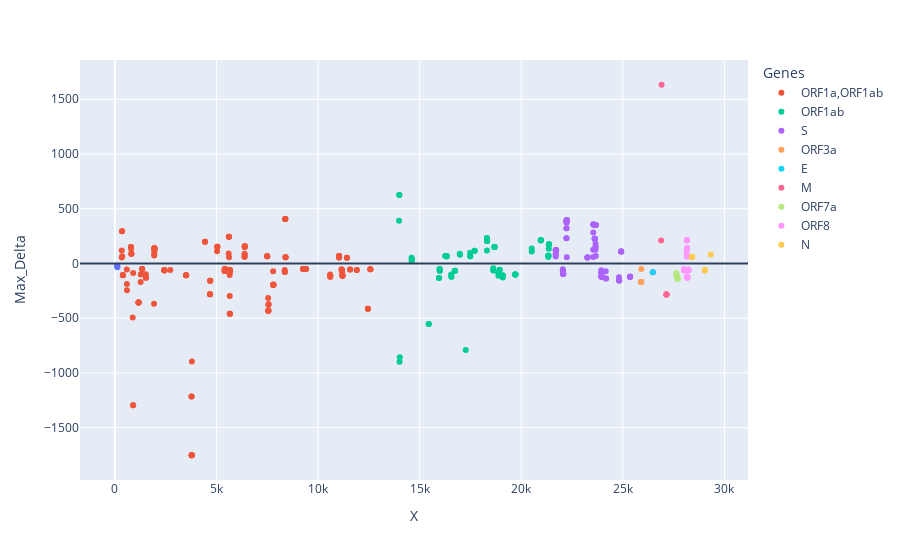

This figure's notebook cell:
### Code cell
# Plot mutations effects annotated by genes
# for _, row in gene_annotations_df.iterrows():
#     fig.add_trace(
#         go.Scatter(
#             x=[row.thickStart, row.thickEnd],
#             y=[MAX_Y_VALUE*y, MAX_Y_VALUE*y],
#             name=row['name'],
#             fill='tozeroy',
#             opacity=0.01
#         )
    
fig = px.scatter(
    s1_sign_changes_df[s1_sign_changes_df['Max_Delta'].abs()<5000],
#     s1_sign_changes_df[s1_sign_changes_df['Max_Delta'] > -100000],
    x='X', y='Max_Delta', color='Genes')
# fig.write_html("significant_zscore_mutations.html")
fig.add_hline(y=0)

fig.show()

### Figure 1 — Plotly figure (JSON) as saved in the notebook; plotly's stock layout.template omitted (floating-point values rounded to 4 significant figures; data arrays with more than 128 entries replaced by an {"elided": "..."} marker saying what was removed)
{"data": [{"hovertemplate": "Genes=<br>X=%{x}<br>Max_Delta=%{y}<extra></extra>", "legendgroup": "", "marker": {"color": "#636efa", "symbol": "circle"}, "mode": "markers", "name": "", "orientation": "v", "showlegend": false, "type": "scatter", "x": [110, 119, 120, 26477], "xaxis": "x", "y": [-21.29, -33.2, -33.2, -80.89], "yaxis": "y"}, {"hovertemplate": "Genes=ORF1a,ORF1ab<br>X=%{x}<br>Max_Delta=%{y}<extra></extra>", "legendgroup": "ORF1a,ORF1ab", "marker": {"color": "#EF553B", "symbol": "circle"}, "mode": "markers", "name": "ORF1a,ORF1ab", "orientation": "v", "showlegend": true, "type": "scatter", "x": {"elided": "171 int values"}, "xaxis": "x", "y": {"elided": "171 float values"}, "yaxis": "y"}, {"hovertemplate": "Genes=ORF1ab<br>X=%{x}<br>Max_Delta=%{y}<extra></extra>", "legendgroup": "ORF1ab", "marker": {"color": "#00cc96", "symbol": "circle"}, "mode": "markers", "name": "ORF1ab", "orientation": "v", "showlegend": true, "type": "scatter", "x": [13983, 13995, 13998, 14010, 14023, 14601, 14604, 14613, 14616, 15441, 15450, 15948, 15957, 15981, 15982, 15987, 15990, 16251, 16320, 16323, 16326, 16327, 16329, 16551, 16560, 16563, 16722, 16731, 16737, 16971, 16983, 17265, 17484, 17487, 17490, 17706, 17709, 18309, 18310, 18312, 18315, 18318, 18324, 18622, 18624, 18630, 18681, 18682, 18684, 18687, 18864, 18876, 18936, 18942, 19083, 19092, 19098, 19704, 19705, 19706, 19707, 19710, 20514, 20517, 20958, 20961, 20964, 20967, 21330, 21333, 21334, 21335, 21336, 21355, 21356, 21366, 21369], "xaxis": "x", "y": [389.4, 625.8, 625.8, -898.7, -858.1, 51.42, 19.42, 36.13, 36.13, -552.8, -552.8, -132.9, -132.9, -50.64, -50.64, -67.77, -67.77, 67.0, 64.91, 64.91, 64.91, 64.91, 64.91, -102.1, -121.2, -121.2, -66.47, -68.15, -66.28, 88.73, 79.72, -790.9, 96.92, 65.74, 65.74, 116.2, 116.8, 232.7, 118.6, 228.3, 204.9, 204.9, 204.9, -44.04, -62.16, -65.12, 151.1, 151.1, 151.1, 151.1, -85.44, -111.9, -58.72, -58.72, -108.7, -127.8, -110.1, -101.8, -101.8, -101.8, -101.8, -101.8, 135.6, 109.5, 210.9, 210.9, 210.9, 210.9, 58.2, 71.37, 71.37, 71.37, 71.37, 133.7, 172.0, 174.3, 174.3], "yaxis": "y"}, {"hovertemplate": "Genes=S<br>X=%{x}<br>Max_Delta=%{y}<extra></extra>", "legendgroup": "S", "marker": {"color": "#ab63fa", "symbol": "circle"}, "mode": "markers", "name": "S", "orientation": "v", "showlegend": true, "type": "scatter", "x": [21694, 21695, 21696, 21697, 21698, 21702, 21704, 21705, 21707, 21708, 21709, 21711, 21714, 22046, 22049, 22050, 22051, 22052, 22053, 22054, 22055, 22056, 22057, 22058, 22059, 22060, 22061, 22062, 22066, 22068, 22224, 22225, 22226, 22227, 22228, 22229, 22230, 22232, 22233, 22234, 22235, 22241, 22242, 23252, 23255, 23258, 23264, 23537, 23540, 23543, 23546, 23548, 23549, 23612, 23615, 23618, 23621, 23624, 23653, 23655, 23656, 23657, 23658, 23659, 23660, 23661, 23662, 23670, 23939, 23940, 23941, 23942, 23948, 23950, 23951, 23957, 24158, 24170, 24173, 24810, 24813, 24819, 24822, 24915, 24916, 24917, 24918, 25353, 25354, 25355, 25356, 25359], "xaxis": "x", "y": [62.76, 86.77, 86.77, 119.4, 119.4, 120.4, 120.4, 120.4, 120.4, 120.4, 120.4, 120.4, 120.4, -52.35, -67.23, -67.23, -73.79, -73.79, -94.36, -94.36, -94.36, -94.36, -94.36, -94.36, -94.36, -94.36, -94.36, -94.36, -94.36, -94.36, 231.2, 231.2, 322.2, 322.2, 373.3, 373.3, 393.8, 393.8, 393.8, 393.8, 393.8, 393.8, 56.05, 54.52, 54.52, 54.52, 53.31, 59.01, 125.4, 283.7, 356.6, 356.6, 356.6, 225.5, 225.5, 225.5, 225.5, 225.5, 124.0, 149.9, 149.9, 180.8, 352.2, 352.2, 352.2, 352.2, 352.2, 67.0, -62.58, -86.36, -86.36, -118.5, -122.0, -122.0, -122.0, -116.8, -72.24, -138.5, -138.5, -125.1, -156.1, -156.1, -156.1, 109.5, 109.5, 109.5, 109.5, -121.0, -121.0, -121.0, -121.0, -121.0], "yaxis": "y"}, {"hovertemplate": "Genes=ORF3a<br>X=%{x}<br>Max_Delta=%{y}<extra></extra>", "legendgroup": "ORF3a", "marker": {"color": "#FFA15A", "symbol": "circle"}, "mode": "markers", "name": "ORF3a", "orientation": "v", "showlegend": true, "type": "scatter", "x": [25895, 25898, 25899, 25902, 25903, 25904, 25907], "xaxis": "x", "y": [-168.8, -168.8, -168.8, -168.8, -168.8, -168.8, -50.09], "yaxis": "y"}, {"hovertemplate": "Genes=E<br>X=%{x}<br>Max_Delta=%{y}<extra></extra>", "legendgroup": "E", "marker": {"color": "#19d3f3", "symbol": "circle"}, "mode": "markers", "name": "E", "orientation": "v", "showlegend": true, "type": "scatter", "x": [26471], "xaxis": "x", "y": [-80.42], "yaxis": "y"}, {"hovertemplate": "Genes=M<br>X=%{x}<br>Max_Delta=%{y}<extra></extra>", "legendgroup": "M", "marker": {"color": "#FF6692", "symbol": "circle"}, "mode": "markers", "name": "M", "orientation": "v", "showlegend": true, "type": "scatter", "x": [26884, 26905, 27144, 27145, 27146, 27147], "xaxis": "x", "y": [208.9, 1633.0, -283.7, -283.7, -283.7, -283.7], "yaxis": "y"}, {"hovertemplate": "Genes=ORF7a<br>X=%{x}<br>Max_Delta=%{y}<extra></extra>", "legendgroup": "ORF7a", "marker": {"color": "#B6E880", "symbol": "circle"}, "mode": "markers", "name": "ORF7a", "orientation": "v", "showlegend": true, "type": "scatter", "x": [27634, 27635, 27642, 27645, 27688, 27690, 27696], "xaxis": "x", "y": [-88.0, -106.5, -106.5, -106.5, -139.1, -139.1, -139.1], "yaxis": "y"}, {"hovertemplate": "Genes=ORF8<br>X=%{x}<br>Max_Delta=%{y}<extra></extra>", "legendgroup": "ORF8", "marker": {"color": "#FF97FF", "symbol": "circle"}, "mode": "markers", "name": "ORF8", "orientation": "v", "showlegend": true, "type": "scatter", "x": [28006, 28009, 28015, 28017, 28141, 28143, 28145, 28146, 28153, 28154, 28156, 28158, 28159, 28160, 28164, 28166, 28167, 28168, 28169, 28170, 28171, 28172, 28173, 28174, 28176, 28209, 28210, 28214, 28215, 28216, 28217, 28219, 28222, 28223, 28224, 28228, 28229, 28230], "xaxis": "x", "y": [-50.12, -62.23, -62.23, -62.23, 60.61, 84.12, 124.3, 124.3, 210.9, 210.9, 210.9, 210.9, 210.9, 140.0, -116.1, -129.1, -129.1, -129.1, -129.1, -129.1, -129.1, -129.1, -129.1, -129.1, -129.1, -56.57, -58.78, -58.78, -58.78, -58.78, -60.21, -60.21, -60.21, -60.21, -60.21, -60.21, -60.21, -60.21], "yaxis": "y"}, {"hovertemplate": "Genes=N<br>X=%{x}<br>Max_Delta=%{y}<extra></extra>", "legendgroup": "N", "marker": {"color": "#FECB52", "symbol": "circle"}, "mode": "markers", "name": "N", "orientation": "v", "showlegend": true, "type": "scatter", "x": [28396, 28397, 28401, 28404, 28407, 28409, 28413, 29031, 29034, 29037, 29038, 29331], "xaxis": "x", "y": [57.97, 57.97, 57.97, 57.97, 57.97, 57.97, 57.97, -61.88, -61.88, -61.88, -61.88, 81.6], "yaxis": "y"}], "layout": {"autosize": true, "legend": {"title": {"text": "Genes"}, "tracegroupgap": 0}, "margin": {"t": 60}, "shapes": [{"type": "line", "x0": 0, "x1": 1, "xref": "x domain", "y0": 0, "y1": 0, "yref": "y"}], "xaxis": {"anchor": "y", "autorange": true, "domain": [0, 1], "range": [-1710.0, 31150.0], "title": {"text": "X"}, "type": "linear"}, "yaxis": {"anchor": "x", "autorange": true, "domain": [0, 1], "range": [-2015.0, 1895.0], "title": {"text": "Max_Delta"}, "type": "linear"}}}
